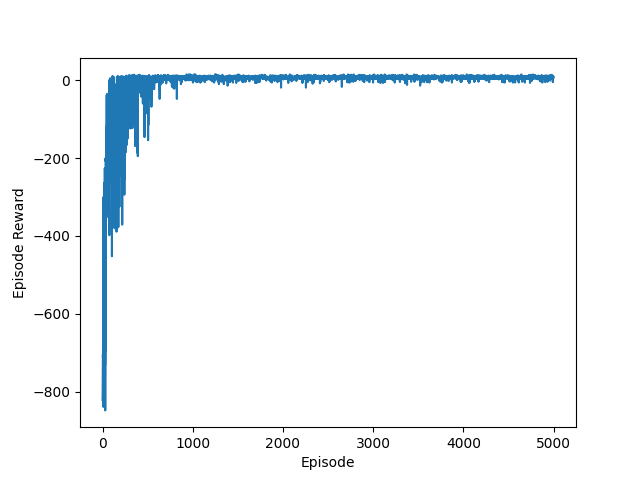

The Python source for this figure:
#SARSA(lambda)算法agent

import gym
import numpy as np
import warnings
import matplotlib.pyplot as plt
import pandas as pd
warnings.filterwarnings("ignore")

env=gym.make('Taxi-v3')
class SARSA_Agent:
    def __init__(self, env, gamma=0.9, learning_rate=0.1, epsilon=0.01):
        self.gamma = gamma
        self.learning_rate = learning_rate
        self.epsilon = epsilon
        self.action_n=env.action_space.n
        self.Q = np.zeros((env.observation_space.n, env.action_space.n))

    def decide(self,state):
        if np.random.uniform() > self.epsilon:
            action=self.Q[state].argmax()
        else:
            action=np.random.randint(0, self.action_n)
        return action

    def learn(self, state, action, reward, next_state, done,next_action):
        u=reward+self.gamma*self.Q[next_state][next_action]*(1.0-done)
        td_error=u-self.Q[state][action]
        self.Q[state][action]+=self.learning_rate*td_error


class SARSA_lambda_Agent(SARSA_Agent):
    def __init__(self, env, lambd=0.5, beta=1., gamma=0.9, learning_rate=0.1, epsilon=0.01):
        super().__init__(env, gamma=gamma, learning_rate=learning_rate, epsilon=epsilon)
        self.lambd = lambd
        self.beta = beta
        self.e = np.zeros((env.observation_space.n, env.action_space.n))

    def learn(self, state, action, reward, next_state, done, next_action):
        self.e *= self.lambd * self.gamma
        self.e[state][action] += 1. + self.beta * self.e[state][action]

        u = reward + self.gamma * self.Q[next_state][next_action] * (1.0 - done)
        td_error = u - self.Q[state][action]
        self.Q+= self.learning_rate * td_error * self.e
        if done:
            self.e *= 0.0


agent = SARSA_lambda_Agent(env)

def play_SARSA(env, agent, train=False,render=False):
    episode_reward=0
    observation=env.reset()
    action=agent.decide(observation)
    while True:
        if render:
            env.render()
        next_observation, reward, done, info = env.step(action)
        episode_reward+=reward
        next_action=agent.decide(next_observation)
        if train:
            agent.learn(observation, action, reward, next_observation, done, next_action)
        if done:
            break
        observation=next_observation
        action=next_action
    return episode_reward



episodes=5000
episode_rewards=[]
for i in range(episodes):
    episode_reward=play_SARSA(env, agent, train=True)
    episode_rewards.append(episode_reward)
    if i % 100 == 0:
        print(f"Episode {i}: {episode_reward}")


plt.plot(episode_rewards)
plt.xlabel("Episode")
plt.ylabel("Episode Reward")
plt.savefig("5-12.png")
plt.show()
plt.close()

#测试
agent.epsilon=0.0
episode_rewards=[play_SARSA(env,agent) for _ in range(100)]
print("平均回合奖励：{}/{} = {}".format(sum(episode_rewards), len(episode_rewards), np.mean(episode_rewards)))

